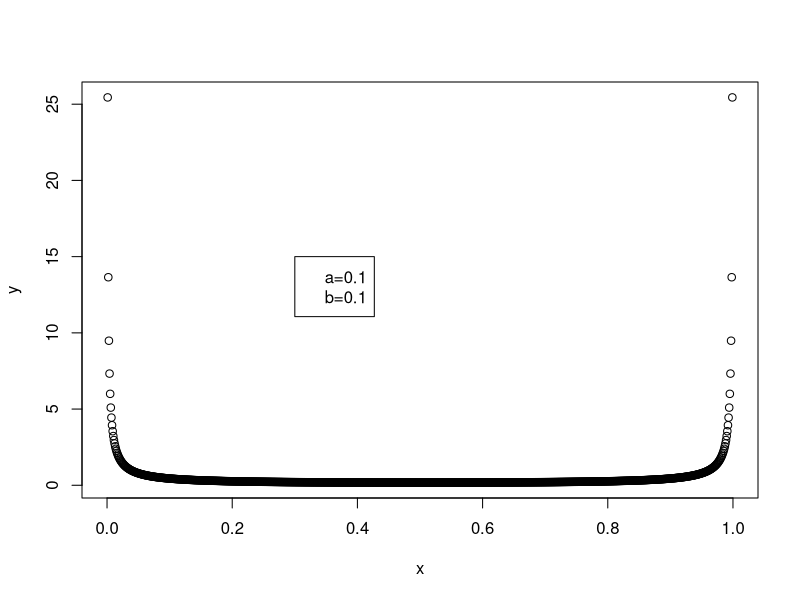
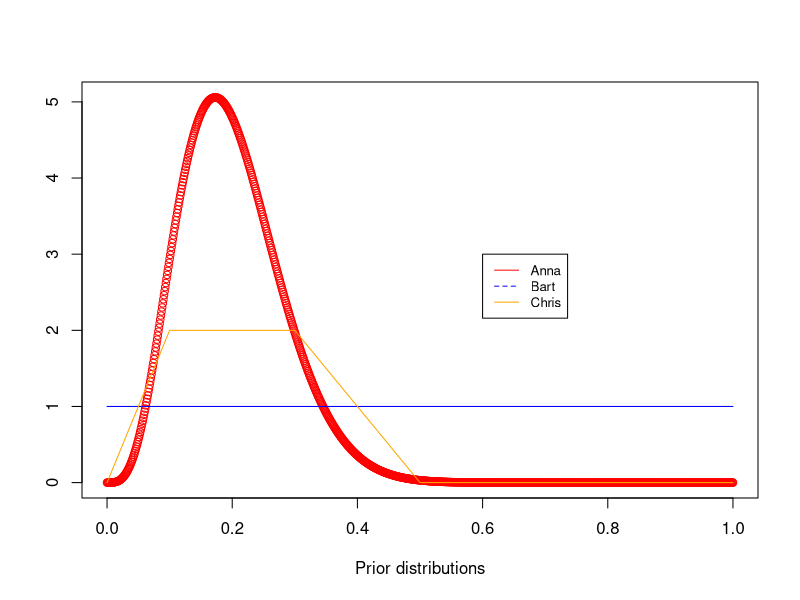
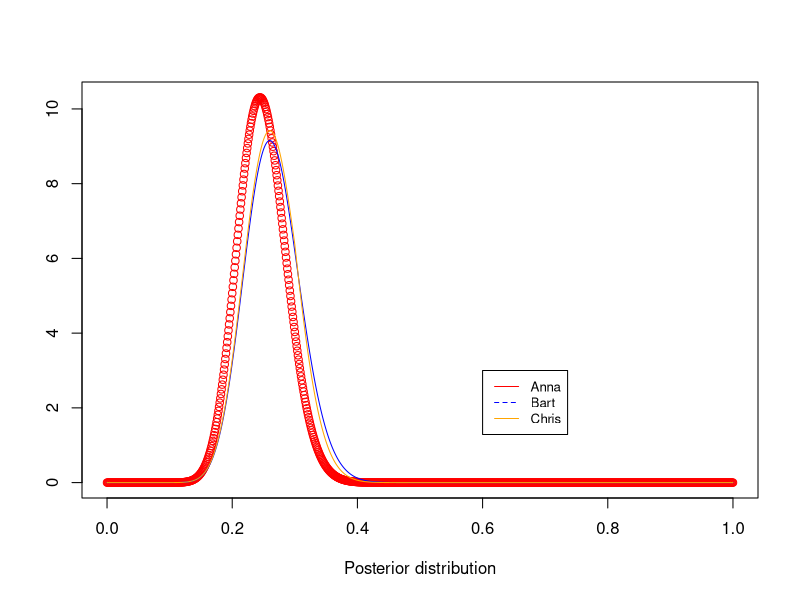

Source code (R) for these figures, in order:
## ---- chunk 1
die=c(1:6)
n=1000000
t=sample(die, n, replace=TRUE )
table(t)
table(t)[1]/n

## ---- chunk 2
#Plot beta distribution
x=seq(0,1,0.001)
a=0.1
b=0.1
y=dbeta(x,a,b)
plot(x,y)
legend(0.3,15, legend=c("a=0.1", "b=0.1"))
## ---- chunk 3
#Prior distribution

x=seq(0,1,0.001)
anna=dbeta(x,4.8,19.2) #Anna's Prior distributions
bart=dbeta(x,1,1) #bart's Prior distributions
## ---- chunk 4
#Chris's Prior distributions : piecewisely defined
chris=rep(0,length(x))
for(i in 1:length(x)){
  if (x[i]<=0.10){
    chris[i]=20*x[i]
  }
  if (x[i]>=0.1 & x[i]<=0.3){
    chris[i]=2
  }
  
  if (x[i]>=0.3 & x[i]<=0.5){
    chris[i]=5-10*x[i]
  }
}
## ---- chunk 5
plot(x,anna,col="red",xlab = "Prior distributions",ylab="")
lines(x,bart,col="blue")
lines(x,chris,col="orange")
legend(0.6,3, legend=c("Anna", "Bart","Chris"),
       col=c("red","blue","orange"), lty=1:2, cex=0.8)
## ---- chunk 6
x=seq(0,1,0.001)
n=100
y=26
anna=dbeta(x,4.8+y,19.2+n-y) #Anna's posterior distribution
bart=dbeta(x,1+y,1+n-y) #bart's posterior distribution
chris=rep(0,length(x))
## ---- chunk 7
chrisprior=function(x){
  f=rep(0,length(x))
for(i in 1:length(x)){
  if (x[i]<=0.10){
    f[i]=20*x[i]
  }
  if (x[i]>=0.1 & x[i]<=0.3){
    f[i]=2
  }
  
  if (x[i]>=0.3 & x[i]<=0.5){
    f[i]=5-10*x[i]
  }
  
}
  return(f)
}
## ---- chunk 8
#Find normalized constant using Numerical integral
C=integrate(function(t){chrisprior(t)*t^y*(1-t)^(n-y)},0,1)

chris=(chrisprior(x)*x^y*(1-x)^(n-y))/C$value 

plot(x,anna,col="red",xlab="Posterior distribution",ylab = "")
lines(x,bart,col="blue")
lines(x,chris,col="orange")
legend(0.6,3, legend=c("Anna", "Bart","Chris"),
       col=c("red","blue","orange"), lty=1:2, cex=0.8)
## ---- chunk 9
#Posterior mean, variance
annamean=(4.9+y)/(4.8+n+19.2)
annamean
annasd=sqrt((4.9+y)*(19.2+n-y)/((4.8+n+19.2)^2*(4.8+n+19.2+1) ))
annasd
## ---- chunk 10
bartmean=(1+y)/(1+n+1)
bartmean
bartsd=sqrt((1+y)*(1+n-y)/((1+n+1)^2*(1+n+1+1)))
bartsd
## ---- chunk 11
#Chris's posterior mean
C1=integrate(function(t){t*chrisprior(t)*t^y*(1-t)^(n-y)},0,1)
chrismean=C1$value/C$value
chrismean
## ---- chunk 12
#Chris's posterior sd
C2=integrate(function(t){t^2*chrisprior(t)*t^y*(1-t)^(n-y)},0,1)
chrisvar=C2$value/C$value-chrismean^2
chrissd=sqrt(chrisvar)
chrissd
## ---- chunk 13
#95% Credible Interval
alpha=.05
z=qnorm(1-alpha/2,0,1)
z
## ---- chunk 14
annCI=c(annamean-z*annasd,annamean+z*annasd)
annCI
## ---- chunk 15
bartCI=c(bartmean-z*bartsd,bartmean+z*bartsd)
bartCI
## ---- chunk 16
chrisCI=c(chrismean-z*chrissd,chrismean+z*chrissd)
chrisCI
